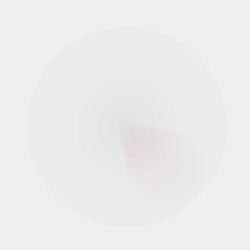
Frame 1 (no input)
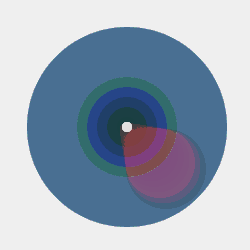
Frame 60 (the mouse pressed at the canvas centre just before this capture)
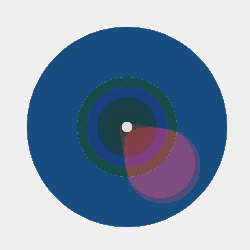
Frame 120 (the mouse held since frame 60 and released just before this capture)

The Processing sketch that drew these frames (run headless with seeded random() and noise(); from frame 60 on, the mouse is pressed at the canvas centre):

// Processing sketch: processing_17853
// ── processing_17853.pde

void setup(){
size(250,250);
background(239);
smooth();
frameRate(20);
}

void draw(){
noStroke();
smooth();
fill(10,60,100,5);
ellipse(127,127,200,200);
ellipseMode(CENTER);
fill(0,100,0,2);
ellipse(127,127,100,100);
//black circles
fill(30,0,0,2);
ellipse(127,127,20,20);
fill(50,0,0,2);
ellipse(127,127,40,40);
fill(60,0,0,2);
ellipse(127,127,60,60);
fill(0,0,300,2);
ellipse(127,127,80,80);
//white circle
fill(227);
ellipse(127,127,10,10);

//red circles
fill(140,20,70,1);
ellipse(127,130,15,15);
fill(160,20,70,1);
ellipse(130,133,20,20);
fill(180,20,70,1);
ellipse(133,136,25,25);
fill(200,20,70,1);
ellipse(136,139,30,30);
fill(220,20,70,1);
ellipse(139,142,35,35);
fill(240,20,70,1);
ellipse(142,145,40,40);
fill(260,20,70,1);
ellipse(145,148,45,45);
fill(280,20,70,1);
ellipse(148,151,50,50);
fill(200,20,70,1);
ellipse(151,154,55,55);
fill(220,20,70,1);
ellipse(154,157,60,60);
fill(240,20,70,1);
ellipse(157,160,65,65);
fill(260,20,70,1);
ellipse(160,163,70,70);
fill(280,20,70,1);
ellipse(163,166,75,75);
fill(30,120,70,1);
ellipse(166,169,80,80);
}

                
                                                
